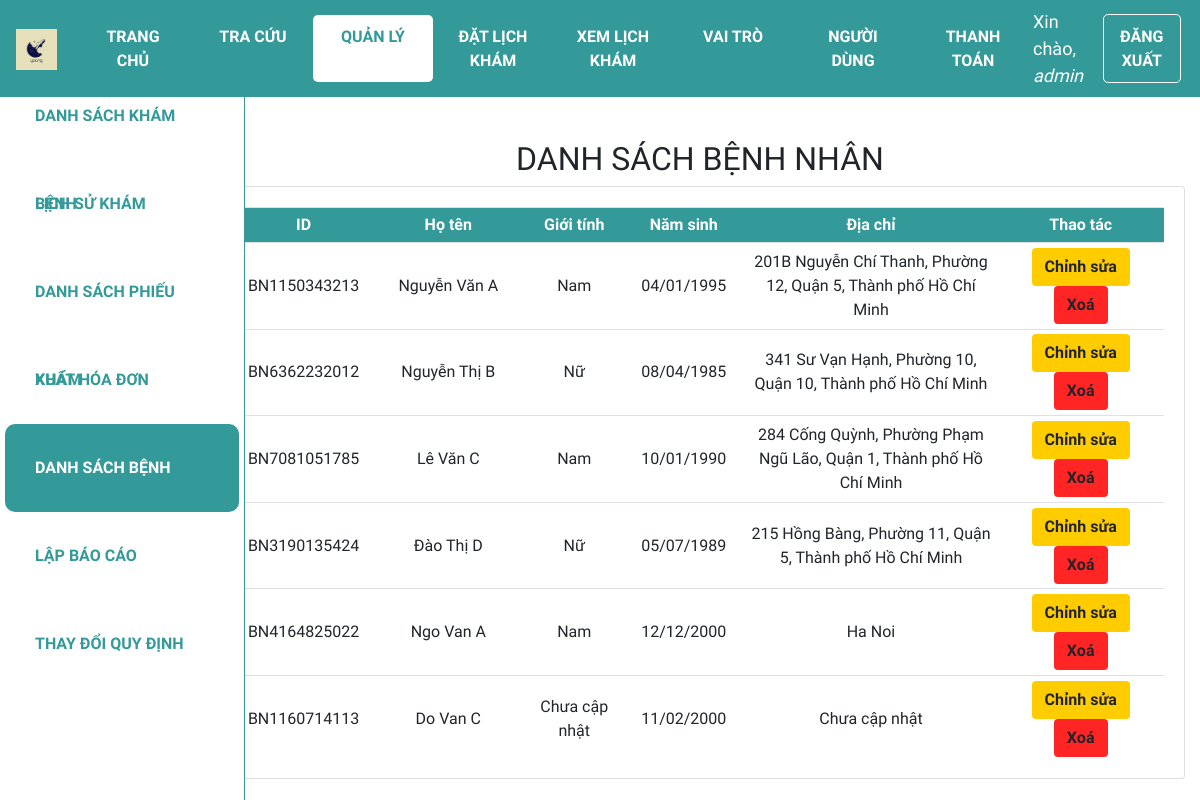
/dsbn (signed in), run on an earlier commit of the app's database.
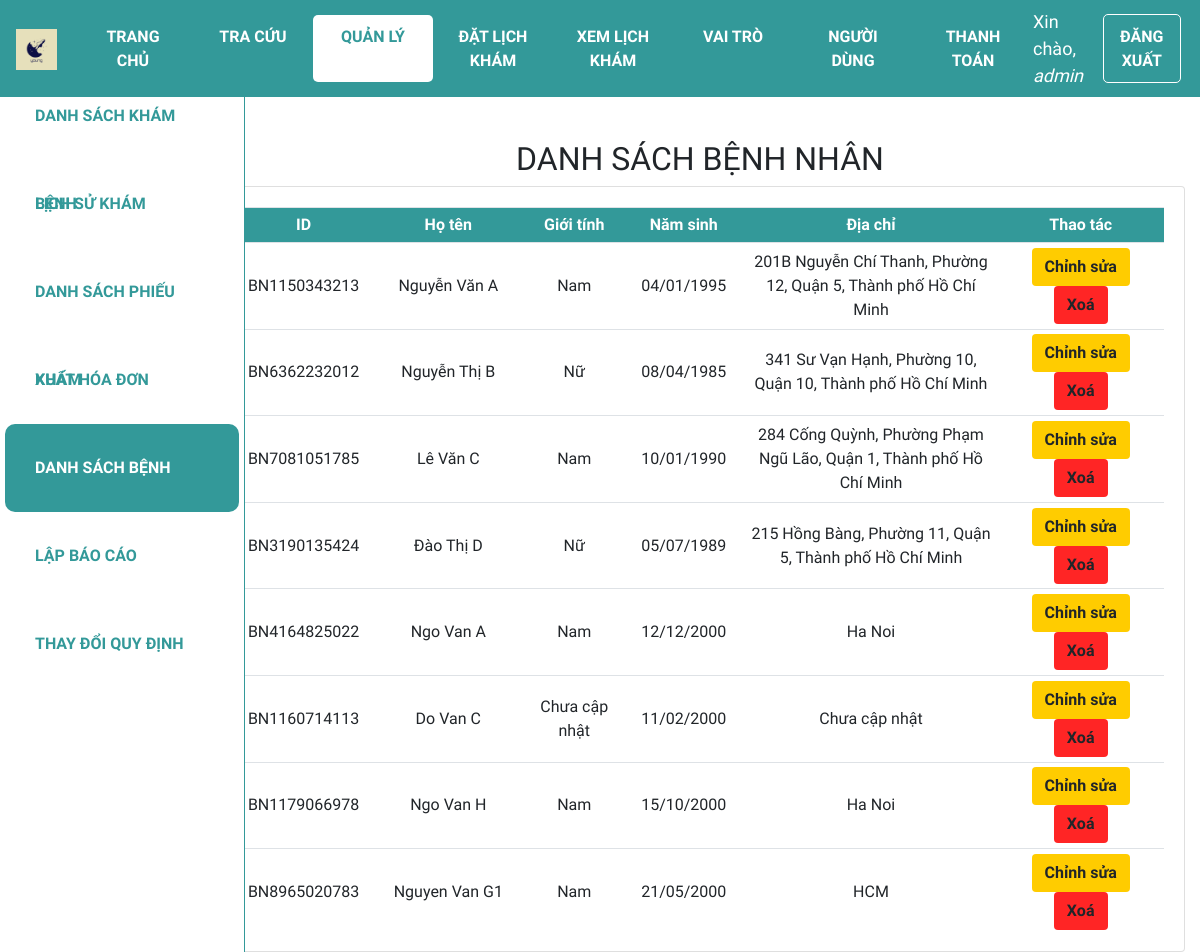
And on a later commit of the database.
### web_core/models.py (models this page shows, shortened)
class BENHNHAN(models.Model):
    GIOITINH = (
        ('Nam', 'Nam'),
        ('Nữ', 'Nữ'),
    )
    id = ShortUUIDField(
        verbose_name='ID bệnh nhân',
        length=10,
        max_length=12,
        prefix="BN",
        alphabet="0123456789",
        primary_key=True
    )
    ho_ten = models.CharField('Họ tên', max_length=100)
    gioi_tinh = models.CharField('Giới tính', max_length=3, choices=GIOITINH)
    ngay_sinh = models.DateField('Ngày sinh', default='1990-01-01', null=True)
    dia_chi = models.CharField('Địa chỉ', max_length=255, null=True)
    appointment = models.OneToOneField('Appointment', on_delete=models.SET_NULL, null=True, blank=True)
    class Meta:
        permissions = [
            ('view_medicalrecord', 'Can view medical record'),
            ('change_medicalrecord', 'Can edit medical record'),
        ]

### web_core/decorators.py (the view)
    def wrapper_function1(request, *args, **kwargs):
        group = None
        if request.user.groups.exists():
            group = request.user.groups.all()[0].name
        print(group)
        if group == 'customer':
            return view_func(request, *args, **kwargs)
        if group == 'admin':
            return view_func(request, *args, **kwargs)
        return HttpResponse('Bạn không có quyền truy cập trang này.', status=403)

### web_core/views.py (called while the page is built)
@admincus_only
def dsbn(request):
    dsbn = BENHNHAN.objects.all()
    context = {'dsbn': dsbn}
    return render(request, 'web_core/dsbn.html', context)

### web_core/templates/web_core/dsbn.html (shortened to what this page needs)
{% extends 'web_core/main.html' %}
{% block content %}
<div class="row">
    <div class="col-md-2">
        {% include 'web_core/sidebar.html' %}
    </div>
    <div class="col-md-10">
        <h2 class="table-title" style>DANH SÁCH BỆNH NHÂN</h2>
        <div class="card card-body">
            <table class='table table-sm'>
                <tr class="table-head">
                    <th class="small-content">ID</th>
                    <th class="mid-content">Họ tên</th>
                    <th class="small-content">Giới tính</th>
                    <th class="small-content">Năm sinh</th>
                    <th class="large-content">Địa chỉ</th>
                    <th class="mid-content">Thao tác</th>
                </tr>
                {% for benhnhan in dsbn %}
                <tr>
                    <td class="small-content">{{benhnhan.id}}</td>
                    <td class="mid-content">{{benhnhan.ho_ten}}</td>
                    <td class="small-content">{{benhnhan.gioi_tinh}}</td>
                    <td class="small-content">{{benhnhan.ngay_sinh|date:"d/m/Y"}}</td>
                    <td class="large-content">{{benhnhan.dia_chi}}</td>
                    <td>
                        <a class="btn edit-btn" href="{% url 'quanli_sua_benhnhan' benhnhan.id %}">Chỉnh sửa</a>
                        <a class="btn del-btn" href="{% url 'quanli_xoa_benhnhan' benhnhan.id %}">Xoá</a>
                    </td>
                </tr>
                {% endfor %}
            </table>
        </div>
    </div>
</div>
{% endblock %}

What changed in the data, as far as the page shows it:
added BENHNHAN: id "BN1179066978", ho_ten "Ngo Van H", gioi_tinh "Nam", ngay_sinh "15/10/2000", dia_chi "Ha Noi"
added BENHNHAN: id "BN8965020783", ho_ten "Nguyen Van G1", gioi_tinh "Nam", ngay_sinh "21/05/2000", dia_chi "HCM"
